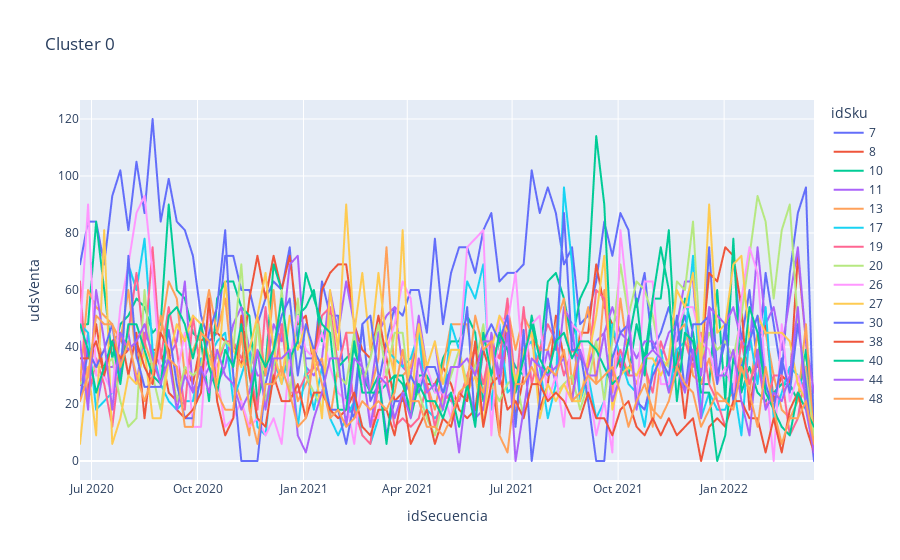
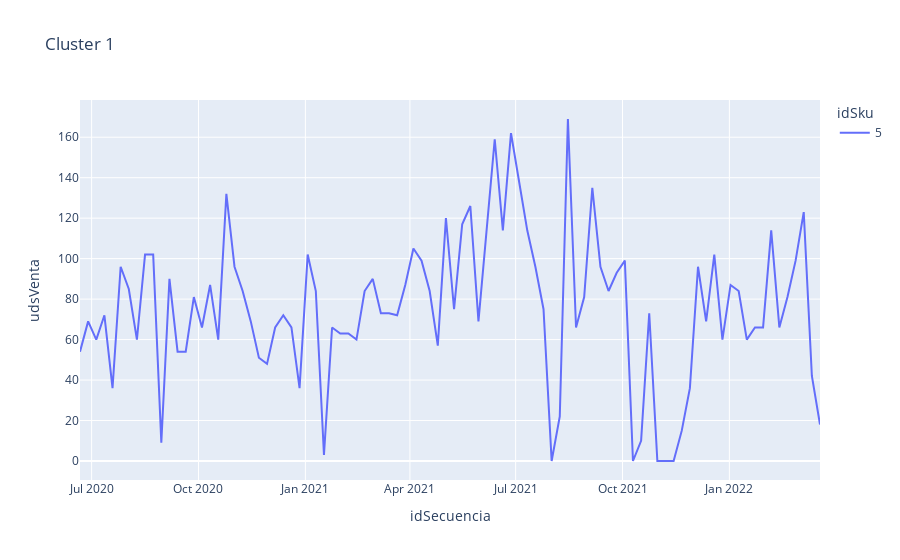
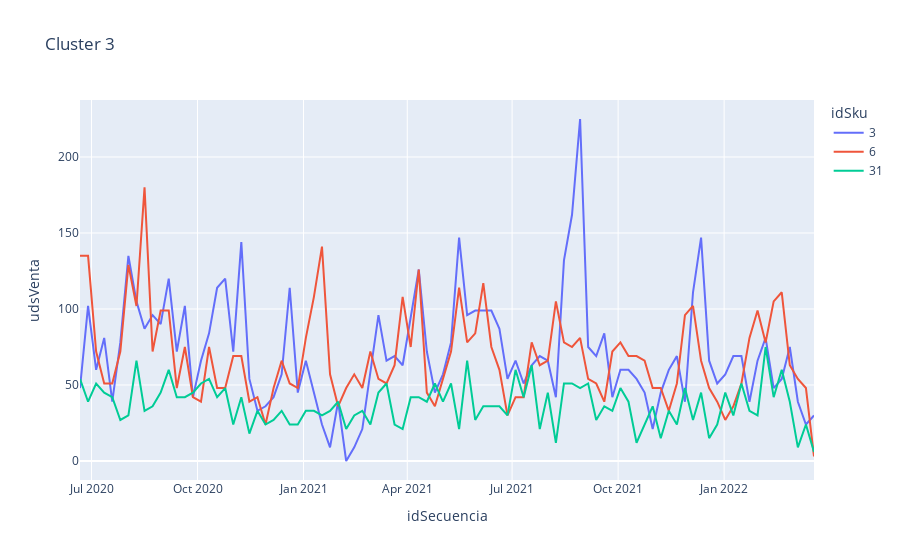

Write notebook code for charts like these, in order.
### Code cell
# plot de los clusters
for i in range(0, 12):
    df_cluster = df_clusters[df_clusters['cluster'] == i]
    df_cluster = df_cluster.pivot(index='idSecuencia', columns='idSku', values='udsVenta')
    df_cluster = df_cluster.fillna(0)
    df_cluster = df_cluster.reset_index()
    df_cluster = df_cluster.melt(id_vars=['idSecuencia'], var_name='idSku', value_name='udsVenta')
    fig = px.line(df_cluster, x='idSecuencia', y='udsVenta', color='idSku', title='Cluster ' + str(i))
    fig.show()
